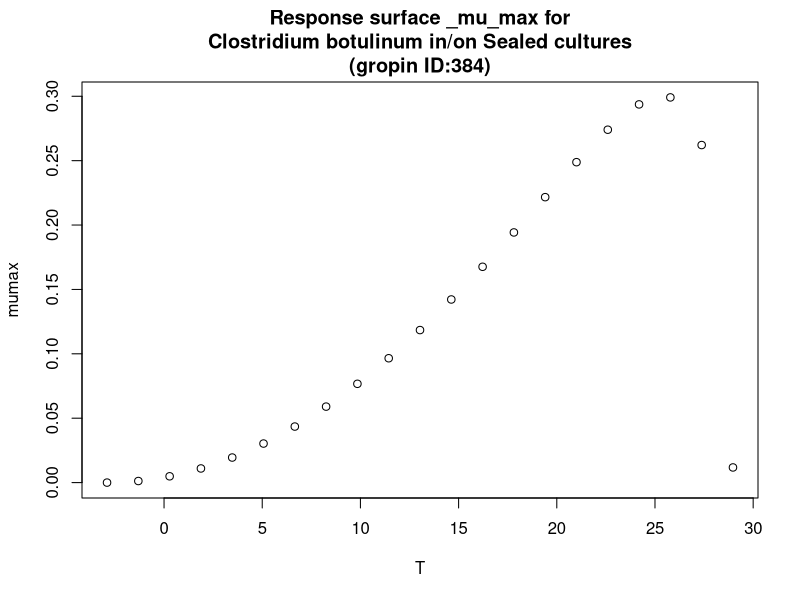

Here is the R script that generated this plot:
#############################
# start of Parameter script
#############################
T <- seq(-2.9029,28.971028971029,length.out=21)
#############################
# end of Parameter script
#############################
############################# 
# start of Model script Gropin ID 384 
#############################
 
# constant coefficients for this model
 
variables <- data.frame(T)
argumentsPar <- unique.data.frame(expand.grid(variables))
 
# heart of the model
response_surface <- function(T) {
   mumax <-(3*(10^-1)*(T-29)*((T+2.9)^2))/((25.4+2.9)*((25.4+2.9)*(T-25.4)-(25.4-29)*(25.4-2.9-2*T)))

	return(mumax=mumax)
} 

# output parameters
responseSurface <- cbind(argumentsPar,response_surface(argumentsPar['T']))
colnames(responseSurface) <- c(colnames(argumentsPar),'mumax')
#############################
# End of Model script
#############################
############################# 
# start of Visualisation script Gropin ID 384 
#############################
titleText <-'Response surface _mu_max for
Clostridium botulinum in/on Sealed cultures
(gropin ID:384)'
plot(T,responseSurface$'mumax',xlab='T',
                          ylab='mumax',main=titleText)
#############################
# End of Visualisation script
#############################
